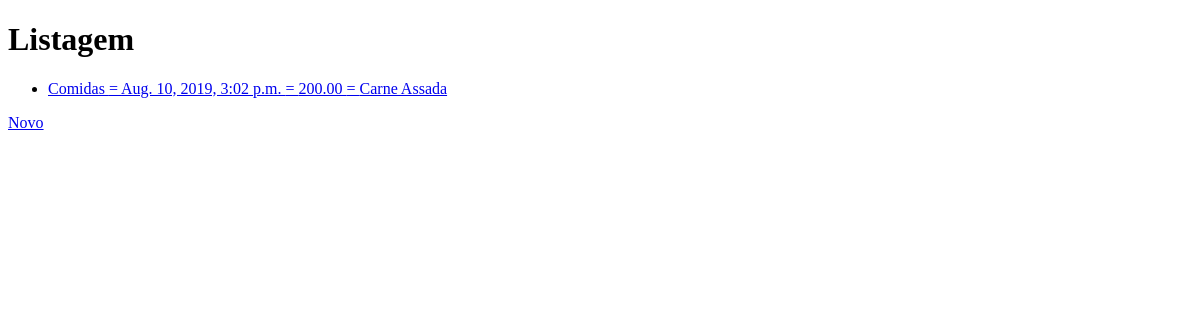
/, run on an earlier commit of the app's database.
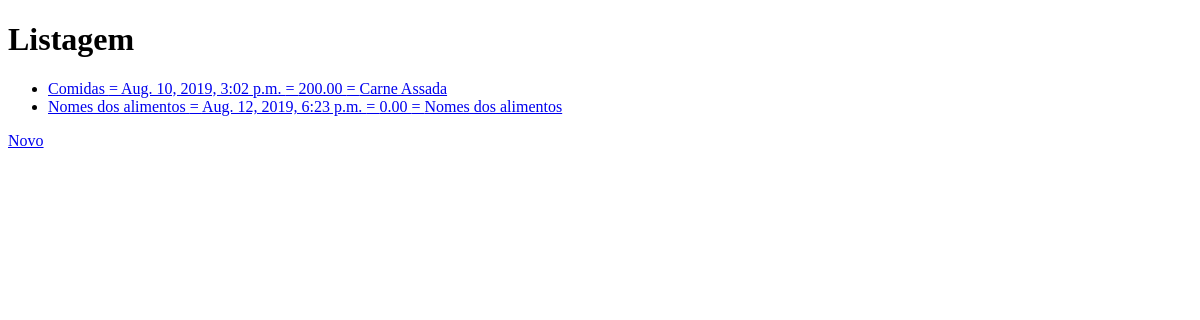
And on a later commit of the database.
### contas/models.py (models this page shows, shortened)
class Transacao(models.Model):
    data = models.DateTimeField()
    descricao = models.CharField(max_length=200)
    valor = models.DecimalField(max_length=7, max_digits=10, decimal_places=2)
    categoria = models.ForeignKey(Categoria, on_delete=models.CASCADE)
    observacoes = models.TextField(null=True, blank=True)
    class Meta:
        verbose_name_plural = 'Transações'

class Categoria(models.Model):
    nome = models.CharField(max_length=100)
    dt_criacao = models.DateField(auto_now_add=True)
    def __str__(self):
        return self.nome

### contas/views.py (the view)
# urls.py: path('',listagem, name= 'url_listagem'),
def listagem (request):
    data = {}
    data ['Transacoes'] = Transacao.objects.all()
    return render(request,'contas/listagem.html',data)

### contas/templates/contas/listagem.html (shortened to what this page needs)
<!doctype html>
<html lang="pt-br">
<head>
</head>
<body>
    <h1>Listagem</h1>
    <ul>
    {% for Transacao  in Transacoes %}
        <li> <a href=" {% url 'url_update' Transacao.id%} ">{{ Transacao.descricao}} = {{ Transacao.data }} = {{ Transacao.valor}} = {{ Transacao.categoria}} </a> </li>
    {% endfor%}
    </ul>
    <a href="{% url 'url_nova' %}"> Novo </a>
</body>
</html>

What changed in the data, as far as the page shows it:
added Transacao: descricao "Nomes dos alimentos", data "Aug. 12, 2019, 6:23 p.m.", valor "0.00", categoria "Nomes dos alimentos"
